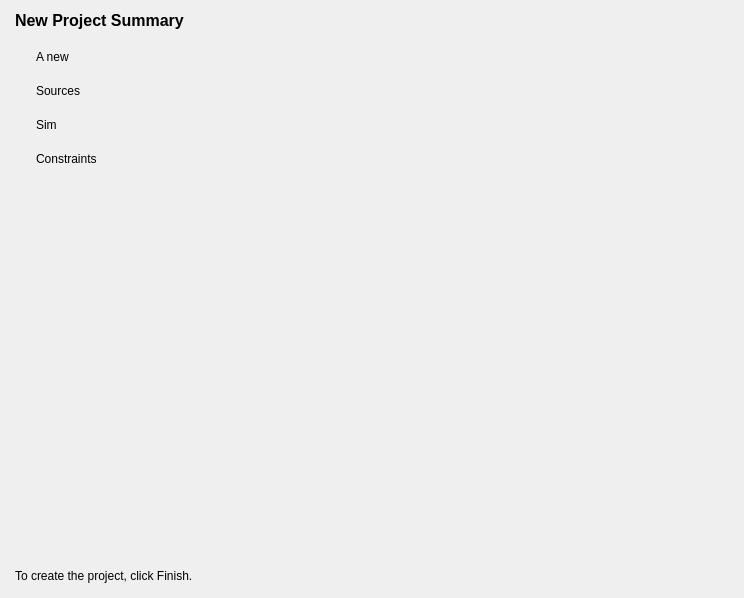
<?xml version="1.0" encoding="UTF-8"?>
<ui version="4.0">
 <class>summaryForm</class>
 <widget class="QWidget" name="summaryForm">
  <property name="geometry">
   <rect>
    <x>0</x>
    <y>0</y>
    <width>744</width>
    <height>598</height>
   </rect>
  </property>
  <property name="windowTitle">
   <string>Form</string>
  </property>
  <layout class="QVBoxLayout" name="verticalLayout_2">
   <property name="spacing">
    <number>20</number>
   </property>
   <property name="leftMargin">
    <number>15</number>
   </property>
   <property name="rightMargin">
    <number>15</number>
   </property>
   <property name="bottomMargin">
    <number>15</number>
   </property>
   <item>
    <widget class="QLabel" name="m_labelTitle">
     <property name="font">
      <font>
       <family>Arial</family>
       <pointsize>12</pointsize>
       <bold>true</bold>
      </font>
     </property>
     <property name="text">
      <string>New Project Summary</string>
     </property>
     <property name="textFormat">
      <enum>Qt::AutoText</enum>
     </property>
    </widget>
   </item>
   <item>
    <layout class="QHBoxLayout" name="horizontalLayout" stretch="3,97">
     <property name="spacing">
      <number>0</number>
     </property>
     <item>
      <widget class="QLabel" name="m_labelNamePic">
       <property name="styleSheet">
        <string notr="true"/>
       </property>
       <property name="text">
        <string/>
       </property>
      </widget>
     </item>
     <item>
      <widget class="QLabel" name="m_labelName">
       <property name="styleSheet">
        <string notr="true"/>
       </property>
       <property name="text">
        <string>A new </string>
       </property>
       <property name="wordWrap">
        <bool>true</bool>
       </property>
      </widget>
     </item>
    </layout>
   </item>
   <item>
    <layout class="QHBoxLayout" name="horizontalLayout_2" stretch="3,97">
     <property name="spacing">
      <number>0</number>
     </property>
     <property name="leftMargin">
      <number>0</number>
     </property>
     <item>
      <widget class="QLabel" name="m_labelSourcesPic">
       <property name="text">
        <string/>
       </property>
      </widget>
     </item>
     <item>
      <widget class="QLabel" name="m_labelSources">
       <property name="text">
        <string>Sources</string>
       </property>
       <property name="textFormat">
        <enum>Qt::AutoText</enum>
       </property>
       <property name="wordWrap">
        <bool>true</bool>
       </property>
      </widget>
     </item>
    </layout>
   </item>
   <item>
    <layout class="QHBoxLayout" name="horizontalLayout_4" stretch="3,97">
     <property name="spacing">
      <number>0</number>
     </property>
     <property name="topMargin">
      <number>0</number>
     </property>
     <item>
      <widget class="QLabel" name="m_labelSimPic">
       <property name="text">
        <string/>
       </property>
      </widget>
     </item>
     <item>
      <widget class="QLabel" name="m_labelSim">
       <property name="text">
        <string>Sim</string>
       </property>
      </widget>
     </item>
    </layout>
   </item>
   <item>
    <layout class="QHBoxLayout" name="horizontalLayout_3" stretch="3,97">
     <property name="spacing">
      <number>0</number>
     </property>
     <property name="leftMargin">
      <number>0</number>
     </property>
     <item>
      <widget class="QLabel" name="m_labelConstraintsPic">
       <property name="text">
        <string/>
       </property>
      </widget>
     </item>
     <item>
      <widget class="QLabel" name="m_labelConstraints">
       <property name="text">
        <string>Constraints</string>
       </property>
      </widget>
     </item>
    </layout>
   </item>
   <item>
    <layout class="QVBoxLayout" name="verticalLayout">
     <property name="spacing">
      <number>10</number>
     </property>
     <property name="leftMargin">
      <number>0</number>
     </property>
     <property name="topMargin">
      <number>0</number>
     </property>
     <property name="rightMargin">
      <number>0</number>
     </property>
     <property name="bottomMargin">
      <number>0</number>
     </property>
     <!-- <item>
      <widget class="QTableWidget" name="m_deviceInfoTable">
       <property name="maximumSize">
        <size>
         <width>16777215</width>
         <height>55</height>
        </size>
       </property>
       <property name="verticalScrollBarPolicy">
        <enum>Qt::ScrollBarAlwaysOff</enum>
       </property>
       <property name="horizontalScrollBarPolicy">
        <enum>Qt::ScrollBarAlwaysOff</enum>
       </property>
       <property name="editTriggers">
        <set>QAbstractItemView::NoEditTriggers</set>
       </property>
       <property name="showGrid">
        <bool>false</bool>
       </property>
       <property name="rowCount">
        <number>1</number>
       </property>
       <attribute name="horizontalHeaderVisible">
        <bool>true</bool>
       </attribute>
       <attribute name="horizontalHeaderMinimumSectionSize">
        <number>60</number>
       </attribute>
       <attribute name="horizontalHeaderDefaultSectionSize">
        <number>150</number>
       </attribute>
       <attribute name="horizontalHeaderStretchLastSection">
        <bool>true</bool>
       </attribute>
       <attribute name="verticalHeaderVisible">
        <bool>false</bool>
       </attribute>
       <attribute name="verticalHeaderStretchLastSection">
        <bool>false</bool>
       </attribute>
       <row/>
       <column>
        <property name="text">
         <string>Series</string>
        </property>
       </column>
       <column>
        <property name="text">
         <string>Family</string>
        </property>
       </column>
       <column>
        <property name="text">
         <string>Package</string>
        </property>
       </column>
       <column>
        <property name="text">
         <string>Device</string>
        </property>
       </column>
      </widget>
     </item> -->
    </layout>
   </item>
   <item>
    <spacer name="verticalSpacer">
     <property name="orientation">
      <enum>Qt::Vertical</enum>
     </property>
     <property name="sizeHint" stdset="0">
      <size>
       <width>20</width>
       <height>308</height>
      </size>
     </property>
    </spacer>
   </item>
   <item>
    <widget class="QLabel" name="m_labelTail">
     <property name="text">
      <string>To create the project, click Finish.</string>
     </property>
    </widget>
   </item>
  </layout>
 </widget>
 <resources/>
 <connections/>
</ui>
